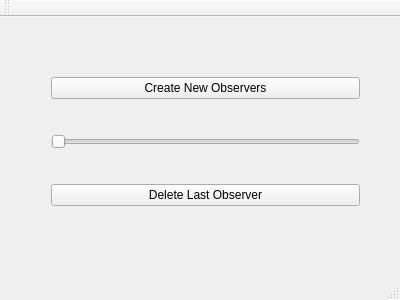
<?xml version="1.0" encoding="UTF-8"?>
<ui version="4.0">
 <class>MainWindow</class>
 <widget class="QMainWindow" name="MainWindow">
  <property name="geometry">
   <rect>
    <x>0</x>
    <y>0</y>
    <width>400</width>
    <height>300</height>
   </rect>
  </property>
  <property name="windowTitle">
   <string>MainWindow</string>
  </property>
  <widget class="QWidget" name="centralWidget">
   <widget class="QWidget" name="layoutWidget">
    <property name="geometry">
     <rect>
      <x>40</x>
      <y>20</y>
      <width>331</width>
      <height>211</height>
     </rect>
    </property>
    <layout class="QVBoxLayout" name="verticalLayout">
     <item>
      <widget class="QPushButton" name="CreateButton">
       <property name="text">
        <string>Create New Observers</string>
       </property>
      </widget>
     </item>
     <item>
      <widget class="QSlider" name="horizontalSlider">
       <property name="orientation">
        <enum>Qt::Horizontal</enum>
       </property>
      </widget>
     </item>
     <item>
      <widget class="QPushButton" name="DeleteButton">
       <property name="text">
        <string>Delete Last Observer</string>
       </property>
      </widget>
     </item>
    </layout>
   </widget>
  </widget>
  <widget class="QMenuBar" name="menuBar">
   <property name="geometry">
    <rect>
     <x>0</x>
     <y>0</y>
     <width>400</width>
     <height>20</height>
    </rect>
   </property>
  </widget>
  <widget class="QToolBar" name="mainToolBar">
   <attribute name="toolBarArea">
    <enum>TopToolBarArea</enum>
   </attribute>
   <attribute name="toolBarBreak">
    <bool>false</bool>
   </attribute>
  </widget>
  <widget class="QStatusBar" name="statusBar"/>
 </widget>
 <layoutdefault spacing="6" margin="11"/>
 <resources/>
 <connections/>
</ui>
